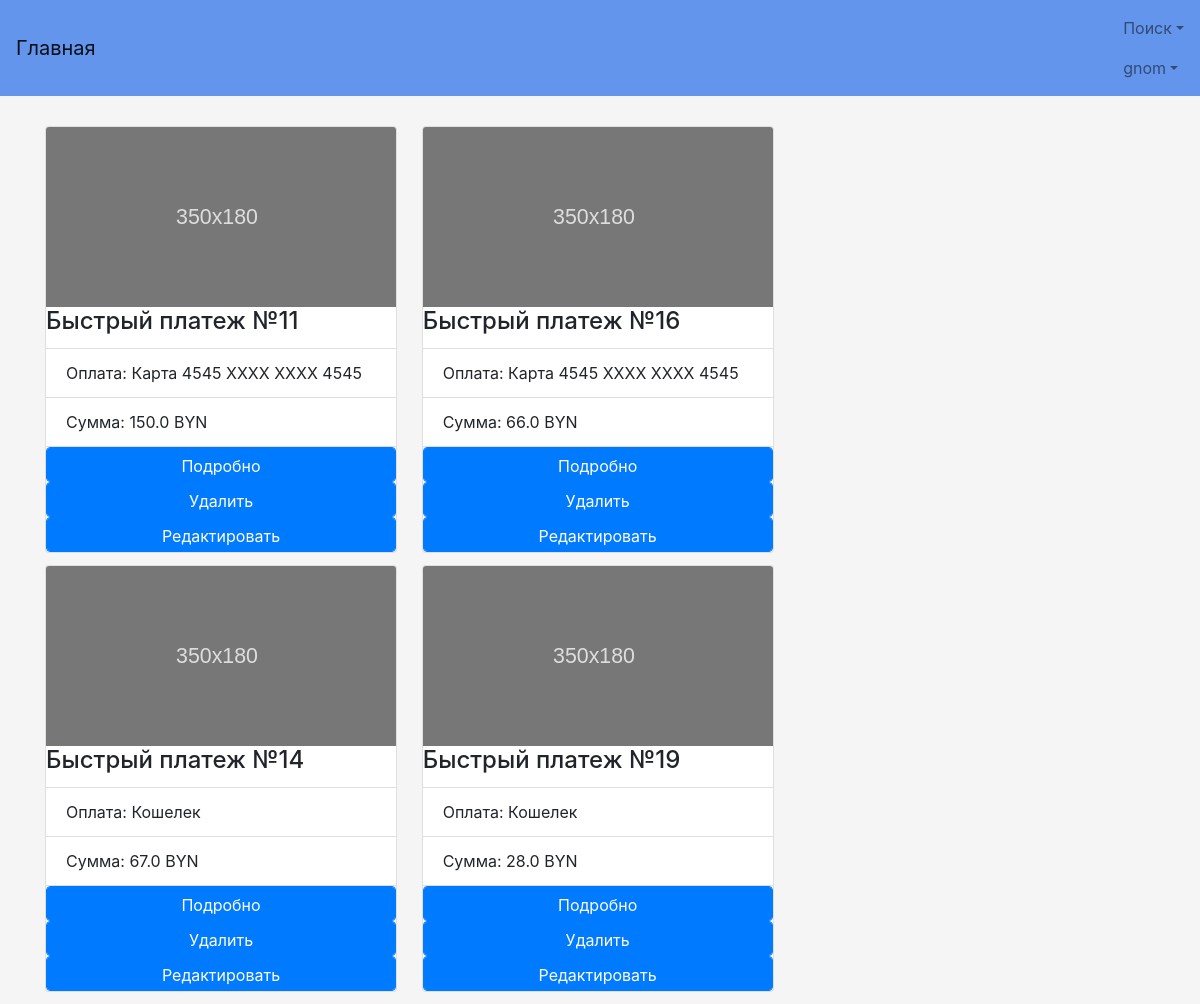
Screenshot of /profile/quickpayment (signed in) with the database file from the repository.
### TOFI/models.py (models this page shows, shortened)
class MyUser(AbstractBaseUser):
    username = models.CharField(verbose_name='Логин', max_length=50, unique=True)
    password = models.CharField(verbose_name='Пароль', max_length=50)
    name = models.CharField(verbose_name='Имя', max_length=50)
    surname = models.CharField(verbose_name='Фамилия', max_length=50)
    last_name = models.CharField(verbose_name='Отчество', max_length=50)
    age = models.IntegerField(verbose_name='Возраст')
    passport_id = models.CharField(verbose_name='Номер паспорта', max_length=50)
    phone = models.CharField(verbose_name='Телефон', max_length=50)
    address = models.CharField(verbose_name='Адрес', max_length=50)
    email = models.CharField(verbose_name='Электронная почта', max_length=50, unique=True)
    taxpayer_account_number = models.IntegerField(verbose_name='УНН', null=True)
    license_field = models.CharField(verbose_name='Лицензия', max_length=50, null=True)
    ie = models.BooleanField(verbose_name='ИП', default=False)
    balance = models.FloatField(verbose_name='', default=0)
    user_card_id = models.ManyToManyField(UserCard, default=None)
    objects = MyUserManager()
    USERNAME_FIELD = 'username'
    REQUIRED_FIELDS = ['name', 'surname', 'last_name', 'age', 'passport_id', 'phone', 'address', 'email', 'ie']
    is_active = models.BooleanField(default=True)
    reason_block = models.CharField(max_length=100, null=True)
    is_admin = models.BooleanField(default=False)
    is_moder = models.BooleanField(default=False)
    wrong_password_number = models.IntegerField(default=0)

class QuickPayment(models.Model):
    username = models.ForeignKey(MyUser)
    rent = models.ForeignKey(DoneRent)
    user_payment = models.CharField(max_length=50, default=None)
    amount = models.FloatField(default=None)

### user_profile/views.py (the view)
# urls.py: url(r'quickpayment', views.quick_payment, name='QuickPayment'),
def quick_payment(request):
    if request.user.is_anonymous or not request.user.is_active:
        return HttpResponseRedirect("/login")
    if request.method == 'GET':
        list_payments = list()
        payments = models.QuickPayment.objects.filter(username=request.user)
        for i in payments:
            try:
                list_payments.append(i)
            except:
                continue
        context = {'payments': list_payments}
        try:
            if request.GET['type'] == 'addautopayment':
                context.update({'addautopayment': True})
            else:
                context.update({'addautopayment': False})
        except:
            context.update({'addautopayment': False})
        return render(request, 'Profile/QuickPayment.html', context)

### TOFI/templatetags/filter_extra.py (called while the page is built)
def card_num_beautify(arg):
    if type(arg) == str and not arg == 'Кошелек':
        return 'Карта ' + arg[:4] + ' XXXX XXXX ' + arg[-4:]
    else:
        return arg

### TOFI/templates/Profile/QuickPayment.html (shortened to what this page needs)
{% extends "base.html" %}
{% block content %}
    {% load filter_extra %}
    {% if payments %}
        <div class="card-columns">
            {% for i in payments %}
                <div class="card " style="max-width: 22rem;">
                    <img class="card-img-top" src="/static/img/placeholder.svg" alt="Card image cap">
                    <div class="card-block">
                        <h4 class="card-title">Быстрый платеж №{{ i.id }}</h4>
                    </div>
                    <ul class="list-group list-group-flush">
                        <li class="list-group-item">Оплата: {{ i.user_payment|card_num_beautify }}</li>
                        <li class="list-group-item">Сумма: {{ i.amount }} BYN</li>
                    </ul>
                    <div class="card-block">
                        {% if addautopayment %}
                            <button onclick="func({{ i.id }})" class="btn btn-primary btn-block">Выбрать</button>
                        {% else %}
                            <form action="payment_info/{{ i.id }}">
                                <input type="submit" class="btn btn-primary btn-block" value="Подробно">
                            </form>
                        {% endif %}
                    </div>
                    <div class="card-block">
                        <form action="delete_quick_payment/{{ i.id }}">
                            <input type="submit" class="btn btn-primary btn-block" value="Удалить">
                        </form>
                    </div>
                    <div class="card-block">
                        <form action="edit_quick_payment/{{ i.id }}">
                            <input type="submit" class="btn btn-primary btn-block" value="Редактировать">
                        </form>
                    </div>
                    </div>
                {% endfor %}
        </div>
    {% else %}
        <div class="center">Быстрых платежей нет</div>
    {% endif %}
{% endblock %}

### TOFI/templates/base.html (shortened to what this page needs)
{% load staticfiles %}
<!DOCTYPE html>
<html lang="ru">
  <head>
      <link href="https://cdnjs.cloudflare.com/ajax/libs/twitter-bootstrap/4.0.0-alpha.5/css/bootstrap.min.css"
            rel="stylesheet">
      <link href="{% static 'style.css' %}" rel="stylesheet">
      <link href="http://ajax.googleapis.com/ajax/libs/jqueryui/1.8/themes/base/jquery-ui.css" rel="stylesheet"
            type="text/css"/>
      <link href="https://cdnjs.cloudflare.com/ajax/libs/bootstrap-datepicker/1.6.4/css/bootstrap-datepicker.min.css"
            rel="stylesheet" type="text/css">
      <link href="https://cdnjs.cloudflare.com/ajax/libs/bootstrap-datetimepicker/4.17.43/css/bootstrap-datetimepicker.min.css"
            rel="stylesheet" type="text/css">
  </head>
  <body>
  <nav class="navbar navbar-light">
      <a class="navbar-brand" href="{% url 'Main' %}">Главная</a>
      <ul class="nav navbar-nav">
          {% if request.user.is_anonymous %}
              <li class="nav-item active">
                  <a class="nav-link" href="{% url 'Registration' %}">Регистрация<span class="sr-only">(current)</span></a>
              </li>
              <li class="nav-item active">
                  <a class="nav-link" href="{% url 'Login' %}">Вход<span class="sr-only">(current)</span></a>
              </li>
            {% else %}
              <li class="nav-item dropdown">
                  <a class="nav-link dropdown-toggle" href="#" id="supportedContentDropdown" data-toggle="dropdown"
                     aria-haspopup="true" aria-expanded="false">Поиск</a>
              </li>
              <li class="nav-item dropdown">
                  <a class="nav-link dropdown-toggle" href="#" id="supportedContentDropdown" data-toggle="dropdown"
                     aria-haspopup="true" aria-expanded="false">{{ request.user.username }}</a>
              </li>
          {% endif %}
      </ul>
  </nav>
  <div class="main-body">
      <div class="container">
        {% block content %}
        {% endblock %}
    </div>
  </div>
  </body>
</html>

### TOFI/static/style.css (style rules this page uses)
.height70 { height: 35px; }
a { color: darkslateblue; }
body { margin: auto; padding-bottom: 0; height: auto; background-color: whitesmoke; link: dodgerblue; }
.main-body { padding-top: 10px; padding-bottom: auto; margin-top: 20px; }
.navbar-light { background-color: cornflowerblue; }

### rows the page displays
MyUser: user.username "gnom"
QuickPayment: id "11", user_payment|card_num_beautify "Карта 4545 XXXX XXXX 4545", amount "150.0"
QuickPayment: id "14", user_payment|card_num_beautify "Кошелек", amount "67.0"
QuickPayment: id "16", user_payment|card_num_beautify "Карта 4545 XXXX XXXX 4545", amount "66.0"
QuickPayment: id "19", user_payment|card_num_beautify "Кошелек", amount "28.0"
